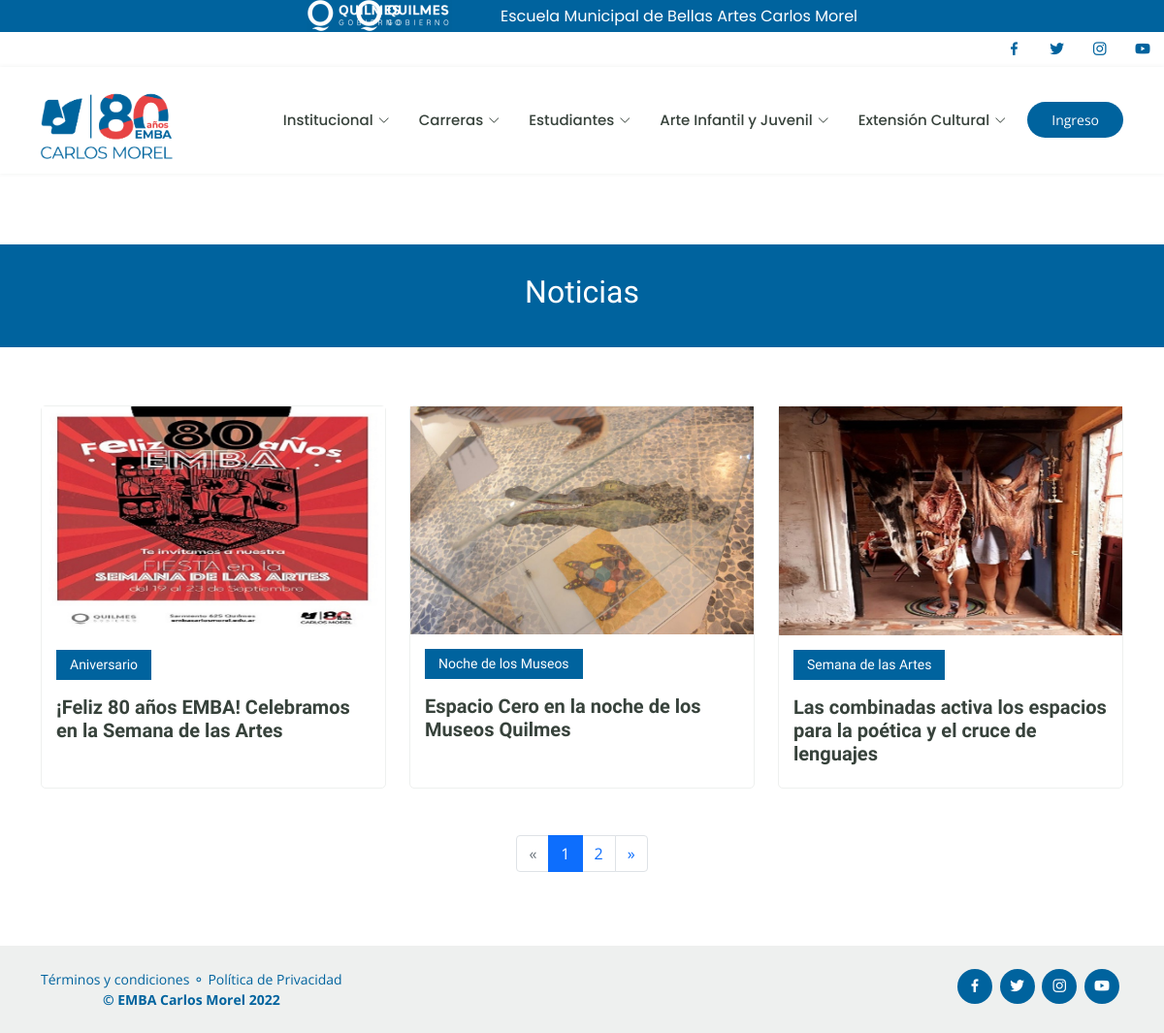
Page /news/ on the committed database.
### news/models.py (models this page shows, shortened)
class News(models.Model):
    title = models.CharField(max_length=200, verbose_name="Título")
    subtitle = models.CharField(max_length=200, verbose_name="Subtítulo")
    content = RichTextField(verbose_name="Contenido")
    published = models.DateTimeField(verbose_name="Fecha de Publicación", default=timezone.now)
    imageNews = models.ImageField(verbose_name="Imagen", upload_to="news", null=True, blank=True)
    authorNews = models.ForeignKey(User, verbose_name="Autor", on_delete=models.CASCADE)
    categoriesNews = models.ManyToManyField(CategoryNews, verbose_name="Categorias", related_name="get_categories")
    tagsNews = models.ManyToManyField(TagNews, verbose_name="Tags", related_name="get_tags")
    created = models.DateTimeField(verbose_name="Fecha de Creación", auto_now_add=True)
    updated = models.DateTimeField(auto_now=True, verbose_name="Fecha de Modificación")
    class Meta:
        verbose_name = "noticia"
        verbose_name_plural = "noticias"
        ordering = ['-created']

class CategoryNews(models.Model):
    name = models.CharField(max_length=100, verbose_name="Nombre")
    created = models.DateTimeField(auto_now_add=True, verbose_name="Fecha de Creación")
    updated = models.DateTimeField(auto_now=True, verbose_name="Fecha de Modificación")
    class Meta:
        verbose_name = "categoria"
        verbose_name_plural = "categorias"
        ordering = ['-created']

### news/views.py (the view)
# urls.py: path('', NewsListView.as_view(), name='news_list'),
class NewsListView(ListView):
    model = News
    template_name = 'news/news_list.html'
    paginate_by = 3

### news/templates/news/news_list.html (shortened to what this page needs)
{% extends 'core/base.html' %}
{% load static %}
{% block content %}
  <main id="main" data-aos="fade-in">
    <div class="breadcrumbs">
      <div class="container">
        <h2>Noticias</h2>
      </div>
    </div>
    <section id="courses" class="courses">
      <div class="container" data-aos="fade-up">
        <div class="row" data-aos="zoom-in" data-aos-delay="100">
          {% for news in news_list %}
          <div class="col-lg-4 col-md-6 d-flex align-items-stretch">
            <div class="course-item">
              <img src="{{ news.imageNews.url }}" class="img-fluid" alt="...">
              <div class="course-content">
                <div class="d-flex justify-content-between align-items-center mb-3">
                  <h4>{{ news.categoriesNews.first.name }}</h4>
                </div>
                <h3><a href="{% url 'news:news' news.id news.title|slugify %}">{{news.title}}</a></h3>
              </div>
            </div>
          </div>
          {% endfor %}
          <div class="separador">
            <br>
            <br>
          </div>
        {% if is_paginated %}
          <nav aria-label="Page navigation">
            <ul class="pagination justify-content-center">
              {% if page_obj.has_previous %}
              <!--has_previos es para saber si existe una pagina antes, y has_next si existe una dsp
              Ademas si le agregamos_number sirve para saber el numero de pagina-->
                <li class="page-item ">
                  <a class="page-link" href="?page={{ page_obj.previous_page_number }}">&laquo;</a>
                </li>
              {% else %}
                <li class="page-item disabled">
                  <a class="page-link" href="#" tabindex="-1">&laquo;</a>
                </li>
              {% endif %}
              {% for i in paginator.page_range %}
                <li class="page-item {% if page_obj.number == i %}active{% endif %}">
                  <a class="page-link" href="?page={{ i }}">{{ i }}</a>
                </li>
              {% endfor %}
              {% if page_obj.has_next %}
                <li class="page-item ">
                  <a class="page-link" href="?page={{ page_obj.next_page_number }}">&raquo;</a>
                </li>
              {% else %}
                <li class="page-item disabled">
                  <a class="page-link" href="#" tabindex="-1">&raquo;</a>
                </li>
              {% endif %}
            </ul>
          </nav>
        {% endif %}
        </div>
      </div>
    </section>
  </main>
  {% endblock %}

### core/static/core/css/style.css (style rules this page uses)
body { font-family: "Open Sans", sans-serif; color: #444444; }
h1, h2, h3, h4, h5, h6 { font-family: "Raleway", sans-serif; }
section { padding: 60px 0; overflow: hidden; }
.breadcrumbs { margin-top: 73px; text-align: center; background: #00639e; padding: 30px 0; color: #fff; }
.breadcrumbs h2 { font-size: 32px; font-weight: 500; }
.courses .course-item { border-radius: 5px; border: 1px solid #eef0ef; }
.courses .course-content { padding: 15px; }
.courses .course-content h3 { font-weight: 700; font-size: 20px; }
.courses .course-content h3 a { color: #37423b; transition: 0.3s; }
.courses .course-content h4 { font-size: 14px; background: #00639e; padding: 7px 14px; color: #fff; margin: 0; }

### rows in the picture
News: imageNews (picture), categoriesNews.first.name "Aniversario", title "¡Feliz 80 años EMBA! Celebramos en la Semana de las Artes"
News: imageNews (picture), categoriesNews.first.name "Noche de los Museos", title "Espacio Cero en la noche de los Museos Quilmes"
News: imageNews (picture), categoriesNews.first.name "Semana de las Artes", title "Las combinadas activa los espacios para la poética y el cruce de lenguajes"

### other values in the picture
{{ i }} "1" "2"
